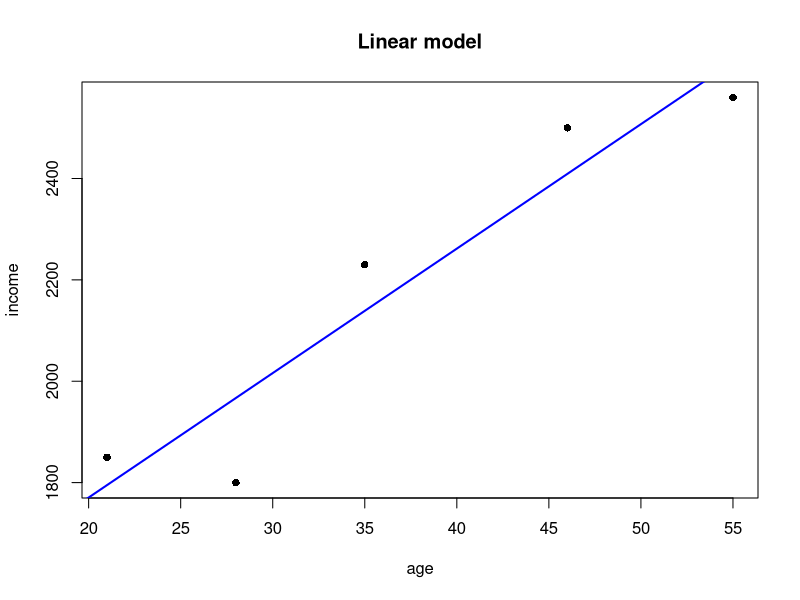

Source code (R):
age <- c(21, 46, 55, 35, 28)
income <- c(1850, 2500, 2560, 2230, 1800)
df <- data.frame(age, income) # create a data frame
df
##   age income
## 1  21   1850
## 2  46   2500
## 3  55   2560
## 4  35   2230
## 5  28   1800
 
cor(df) # correlation
##              age    income
## age    1.0000000 0.9464183
## income 0.9464183 1.0000000
 
LinReg <- lm(income ~ age, data = df) # income as a linear model of age
LinReg
## 
## Call:
## lm(formula = income ~ age, data = df)
## 
## Coefficients:
## (Intercept)          age  
##     1279.37        24.56
 
summary(LinReg)
## 
## Call:
## lm(formula = income ~ age, data = df)
## 
## Residuals:
##       1       2       3       4       5 
##   54.92   90.98  -70.04   91.12 -166.98 
## 
## Coefficients:
##             Estimate Std. Error t value Pr(>|t|)   
## (Intercept) 1279.367    188.510   6.787  0.00654 **
## age           24.558      4.838   5.076  0.01477 * 
## ---
## Signif. codes:  0 '***' 0.001 '**' 0.01 '*' 0.05 '.' 0.1 ' ' 1
## 
## Residual standard error: 132.1 on 3 degrees of freedom
## Multiple R-squared:  0.8957, Adjusted R-squared:  0.8609 
## F-statistic: 25.77 on 1 and 3 DF,  p-value: 0.01477
 
plot(df, pch = 16, main = "Linear model")
abline(LinReg, col = "blue", lwd = 2) # adding the regression line

pred_LinReg <- predict(LinReg, data.frame(age = seq(15, 70, 5)))
names(pred_LinReg) <- seq(15, 70, 5)
round(pred_LinReg, 2)
##      15      20      25      30      35      40      45      50      55 
## 1647.73 1770.52 1893.31 2016.10 2138.88 2261.67 2384.46 2507.25 2630.04 
##      60      65      70 
## 2752.83 2875.61 2998.40